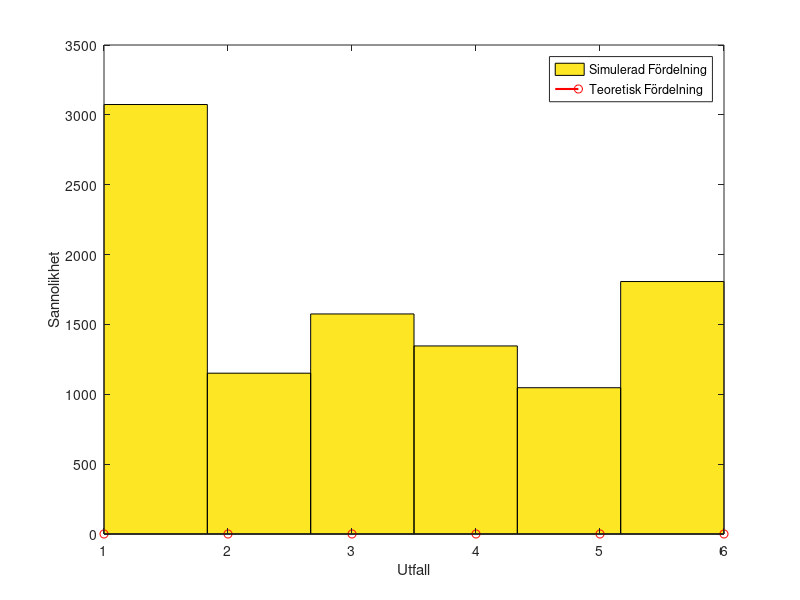

Reproduce this figure in MATLAB.
%L2_2e
clear
clc


p = [0.46 0.27 0.35 0.4 0.3 0.8];

p = p / sum(p);
F = cumsum(p);

n = 10000; % Antal slumptal att generera
u = rand(1, n); % Slumptal mellan 0 och 1
%u = u *0.5;

% Använd inverse transform sampling för att generera fördelade slumptal
samples = sum(u < F') + 1;
samp_r = flip(samples);

% Define custom bins
bin_edges = 1.5:7.5;

figure;
%histogram(samples-1, 'Normalization', 'probability', 'EdgeColor', 'w');

hist(samples-1,6);
hold on;
stem( p, 'r', 'LineWidth', 1.5);
xlabel('Utfall');
ylabel('Sannolikhet');
legend('Simulerad Fördelning', 'Teoretisk Fördelning');